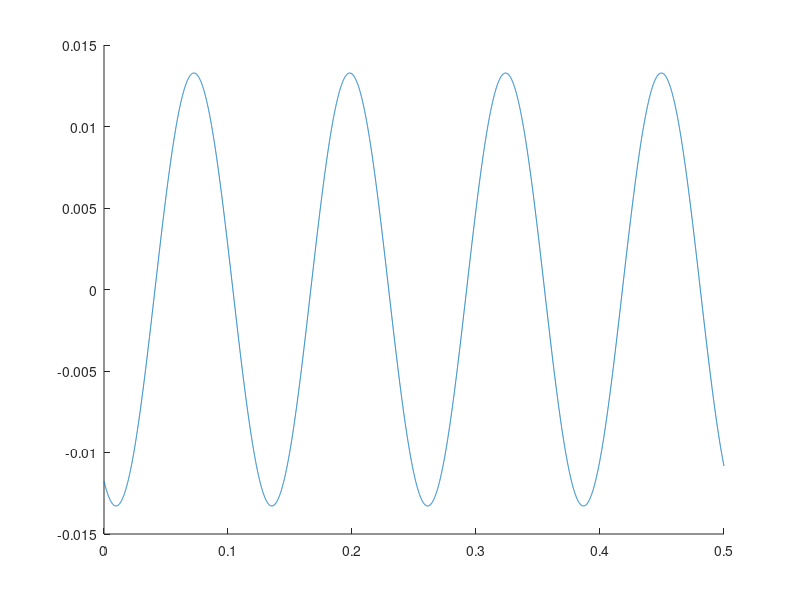

This figure's MATLAB source: (Note: this script raises an error after producing the figure.)
clear
clc
close all

%time vector
t = linspace(0,0.5,10000);

%complex amplitude, calculated on paper
A_hat = 0.01 / 1i - 0.02 * exp(-1i * 0.3 * pi);

%function parameters
omega = 50;
tau = 2 * pi / omega;

%answer to part b
tau / 2

%function plotting
q = real(A_hat * exp(1i * omega * t));

%calculate earliest theta when q = 0
theta = atan(0.0062 / -0.0118);

%calculate the first time when q = 0
first_time = (pi / 2 - theta) / 50;

%calculate amplitude magnitude
A_mag = sqrt((-0.0118)^2 + (0.0062)^2);

hold on
plot(t,q)
yline(0)